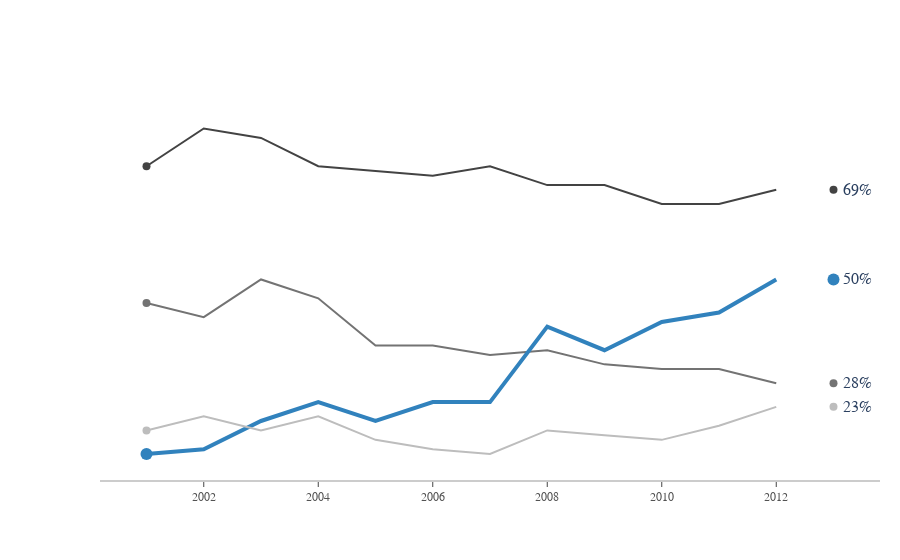

Notebook code cell kept with this figure:
### Code cell
import plotly.graph_objects as go
import numpy as np

title = 'Main Source for News'
labels = ['Television', 'Newspaper', 'Internet', 'Radio']
colors = ['rgb(67,67,67)', 'rgb(115,115,115)', 'rgb(49,130,189)', 'rgb(189,189,189)']

mode_size = [8, 8, 12, 8]
line_size = [2, 2, 4, 2]

x_data = np.vstack((np.arange(2001, 2014),)*4)

y_data = np.array([
    [74, 82, 80, 74, 73, 72, 74, 70, 70, 66, 66, 69],
    [45, 42, 50, 46, 36, 36, 34, 35, 32, 31, 31, 28],
    [13, 14, 20, 24, 20, 24, 24, 40, 35, 41, 43, 50],
    [18, 21, 18, 21, 16, 14, 13, 18, 17, 16, 19, 23],
])

fig = go.Figure()

for i in range(0, 4):
    fig.add_trace(go.Scatter(x=x_data[i], y=y_data[i], mode='lines',
        name=labels[i],
        line=dict(color=colors[i], width=line_size[i]),
        connectgaps=True,
    ))

    # endpoints
    fig.add_trace(go.Scatter(
        x=[x_data[i][0], x_data[i][-1]],
        y=[y_data[i][0], y_data[i][-1]],
        mode='markers',
        marker=dict(color=colors[i], size=mode_size[i])
    ))

fig.update_layout(
    xaxis=dict(
        showline=True,
        showgrid=False,
        showticklabels=True,
        linecolor='rgb(204, 204, 204)',
        linewidth=2,
        ticks='outside',
        tickfont=dict(
            family='Arial',
            size=12,
            color='rgb(82, 82, 82)',
        ),
    ),
    yaxis=dict(
        showgrid=False,
        zeroline=False,
        showline=False,
        showticklabels=False,
    ),
    autosize=False,
    margin=dict(
        autoexpand=False,
        l=100,
        r=20,
        t=110,
    ),
    showlegend=False,
    plot_bgcolor='white'
)

annotations = []

# Adding labels
for y_trace, label, color in zip(y_data, labels, colors):
    
    # labeling the right_side of the plot
    annotations.append(dict(xref='paper', x=0.95, y=y_trace[11],
                                  xanchor='left', yanchor='middle',
                                  text='{}%'.format(y_trace[11]),
                                  font=dict(family='Arial',
                                            size=16),
                                  showarrow=False))


fig.update_layout(annotations=annotations)

fig.show()

### Figure 1 — Plotly figure (JSON) as saved in the notebook; plotly's stock layout.template omitted (floating-point values rounded to 4 significant figures)
{"data": [{"connectgaps": true, "line": {"color": "rgb(67,67,67)", "width": 2}, "mode": "lines", "name": "Television", "type": "scatter", "x": [2001, 2002, 2003, 2004, 2005, 2006, 2007, 2008, 2009, 2010, 2011, 2012, 2013], "y": [74, 82, 80, 74, 73, 72, 74, 70, 70, 66, 66, 69]}, {"marker": {"color": "rgb(67,67,67)", "size": 8}, "mode": "markers", "type": "scatter", "x": [2001, 2013], "y": [74, 69]}, {"connectgaps": true, "line": {"color": "rgb(115,115,115)", "width": 2}, "mode": "lines", "name": "Newspaper", "type": "scatter", "x": [2001, 2002, 2003, 2004, 2005, 2006, 2007, 2008, 2009, 2010, 2011, 2012, 2013], "y": [45, 42, 50, 46, 36, 36, 34, 35, 32, 31, 31, 28]}, {"marker": {"color": "rgb(115,115,115)", "size": 8}, "mode": "markers", "type": "scatter", "x": [2001, 2013], "y": [45, 28]}, {"connectgaps": true, "line": {"color": "rgb(49,130,189)", "width": 4}, "mode": "lines", "name": "Internet", "type": "scatter", "x": [2001, 2002, 2003, 2004, 2005, 2006, 2007, 2008, 2009, 2010, 2011, 2012, 2013], "y": [13, 14, 20, 24, 20, 24, 24, 40, 35, 41, 43, 50]}, {"marker": {"color": "rgb(49,130,189)", "size": 12}, "mode": "markers", "type": "scatter", "x": [2001, 2013], "y": [13, 50]}, {"connectgaps": true, "line": {"color": "rgb(189,189,189)", "width": 2}, "mode": "lines", "name": "Radio", "type": "scatter", "x": [2001, 2002, 2003, 2004, 2005, 2006, 2007, 2008, 2009, 2010, 2011, 2012, 2013], "y": [18, 21, 18, 21, 16, 14, 13, 18, 17, 16, 19, 23]}, {"marker": {"color": "rgb(189,189,189)", "size": 8}, "mode": "markers", "type": "scatter", "x": [2001, 2013], "y": [18, 23]}], "layout": {"annotations": [{"font": {"family": "Arial", "size": 16}, "showarrow": false, "text": "69%", "x": 0.95, "xanchor": "left", "xref": "paper", "y": 69, "yanchor": "middle"}, {"font": {"family": "Arial", "size": 16}, "showarrow": false, "text": "28%", "x": 0.95, "xanchor": "left", "xref": "paper", "y": 28, "yanchor": "middle"}, {"font": {"family": "Arial", "size": 16}, "showarrow": false, "text": "50%", "x": 0.95, "xanchor": "left", "xref": "paper", "y": 50, "yanchor": "middle"}, {"font": {"family": "Arial", "size": 16}, "showarrow": false, "text": "23%", "x": 0.95, "xanchor": "left", "xref": "paper", "y": 23, "yanchor": "middle"}], "autosize": false, "margin": {"autoexpand": false, "l": 100, "r": 20, "t": 110}, "plot_bgcolor": "white", "showlegend": false, "xaxis": {"linecolor": "rgb(204, 204, 204)", "linewidth": 2, "showgrid": false, "showline": true, "showticklabels": true, "tickfont": {"color": "rgb(82, 82, 82)", "family": "Arial", "size": 12}, "ticks": "outside"}, "yaxis": {"showgrid": false, "showline": false, "showticklabels": false, "zeroline": false}}}
